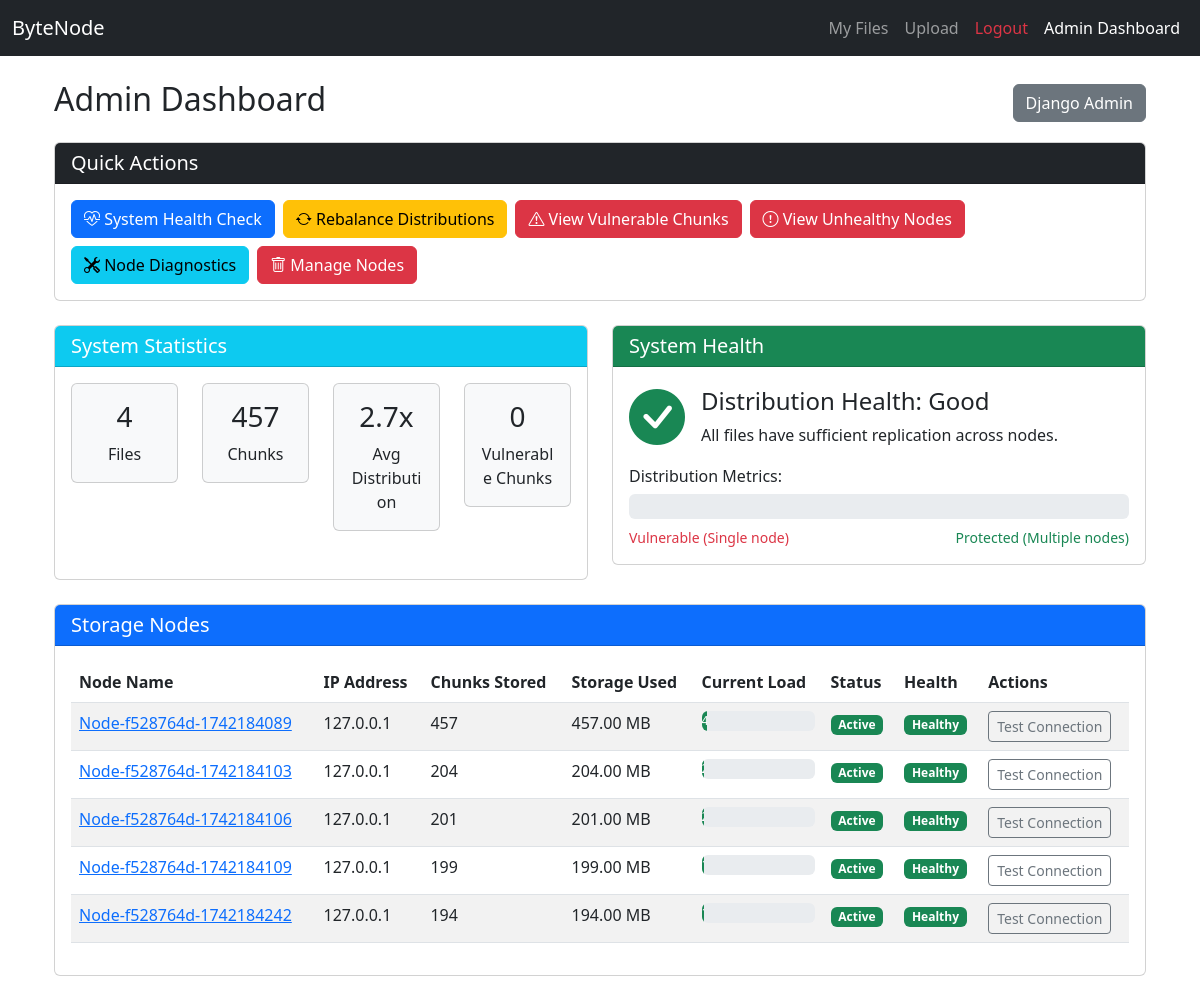
Before: /admin-dashboard/ (signed in) with the older database file.
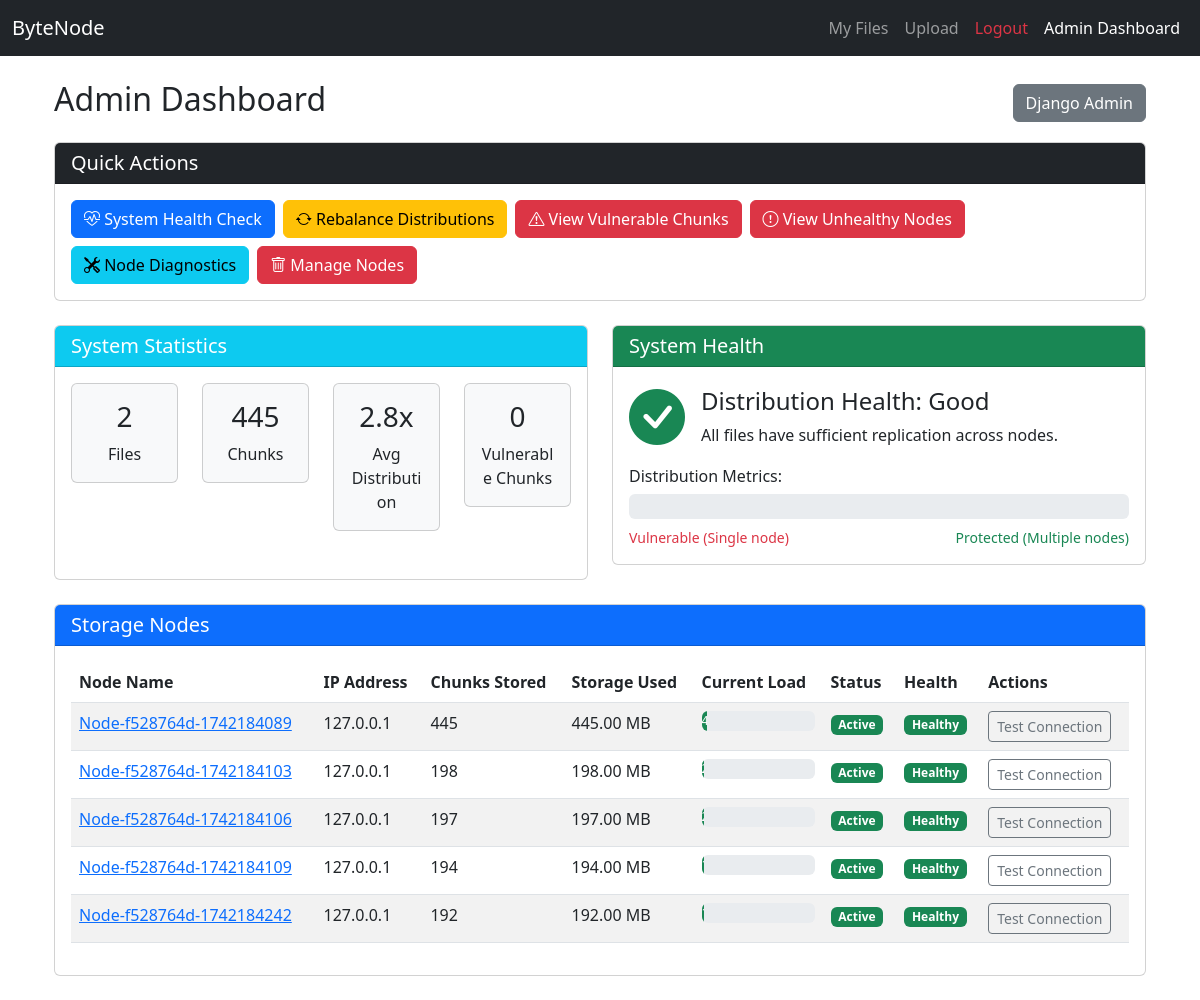
After: the same page with the newer database file.
### storage/models.py (models this page shows, shortened)
class Node(models.Model):
    name = models.CharField(max_length=100, unique=True)
    ipfs_id = models.CharField(max_length=100, unique=True)
    ip = models.CharField(max_length=100)
    port = models.IntegerField(default=5001)
    api_url = models.CharField(max_length=200, null=True, blank=True)
    is_active = models.BooleanField(default=True)
    load = models.FloatField(default=0.0)
    capacity_gb = models.FloatField(default=10.0)  # Default capacity in GB
    last_seen = models.DateTimeField(auto_now=True)
    consecutive_failures = models.IntegerField(default=0)
    objects = NodeManager()
    all_objects = models.Manager()
    def get_used_space_mb(self):
        chunk_count = self.chunk_distributions.count()
        return chunk_count * CHUNK_SIZE / (1024 * 1024)

### storage/views/admin_views.py (the view)
# urls.py: path("admin-dashboard/", admin_dashboard, name="admin_dashboard"),
@login_required
@user_passes_test(is_admin, login_url='/files/')
def admin_dashboard(request):
    if not is_admin(request.user):
        return redirect('file_list')
    nodes = Node.objects.all()
    node_stats = []
    for node in nodes:
        used_space_mb = node.get_used_space_mb()
        node_stats.append({
            'node': node,
            'chunk_count': node.chunk_distributions.count(),
            'space_used': used_space_mb,
            'capacity_gb': node.capacity_gb,
            'space_used_percent': min(100, (used_space_mb / (node.capacity_gb * 1024)) * 100)
        })
    total_files = File.objects.count()
    total_chunks = FileChunk.objects.count()
    total_distributions = ChunkDistribution.objects.count()
    avg_distribution = total_distributions / total_chunks if total_chunks else 0
    under_distributed = FileChunk.objects.annotate(
        dist_count=Count('distributions')
    ).filter(dist_count__lt=2).count()
    distribution_health = "Good"
    if total_chunks > 0 and under_distributed > 0:
        distribution_health = "Warning"
    return render(request, "storage/admin_dashboard.html", {
        "nodes": nodes,
        "node_stats": node_stats,
        "stats": {
            "total_files": total_files,
            "total_chunks": total_chunks,
            "total_distributions": total_distributions,
            "avg_distribution": round(avg_distribution, 1),
            "under_distributed": under_distributed,
            "distribution_health": distribution_health
        }
    })

### storage/models.py (called while the page is built)
    def get_queryset(self):
        return super().get_queryset().exclude(ip__in=BLACKLISTED_IPS)

### storage/views/base_views.py (called while the page is built)
def is_admin(user):
    return user.is_authenticated and (user.is_superuser or user.is_staff)

### storage/templates/storage/admin_dashboard.html (shortened to what the changed rows need)
{% extends 'storage/base.html' %}
{% block content %}
<div class="container-fluid mt-4">
    <div class="d-flex justify-content-between align-items-center mb-3">
        <h2>Admin Dashboard</h2>
    </div>
    <div class="row mb-4">
        <div class="col-md-6">
            <div class="card">
                <div class="card-body">
                    <div class="row">
                        <div class="col-md-3">
                            <div class="card bg-light mb-3 text-center">
                                <div class="card-body py-3">
                                    <h3>{{ stats.total_files }}</h3>
                                    <p class="mb-0">Files</p>
                                </div>
                            </div>
                        </div>
                        <div class="col-md-3">
                            <div class="card bg-light mb-3 text-center">
                                <div class="card-body py-3">
                                    <h3>{{ stats.total_chunks }}</h3>
                                    <p class="mb-0">Chunks</p>
                                </div>
                            </div>
                        </div>
                        <div class="col-md-3">
                            <div class="card bg-light mb-3 text-center">
                                <div class="card-body py-3">
                                    <h3>{{ stats.avg_distribution }}x</h3>
                                    <p class="mb-0">Avg Distribution</p>
                                </div>
                            </div>
                        </div>
                    </div>
                </div>
            </div>
        </div>
    </div>
    <div class="card mb-4">
        <div class="card-body">
            <div class="table-responsive">
                <table class="table table-striped table-hover">
                    <thead>
                        <tr>
                            <th>Node Name</th>
                            <th>IP Address</th>
                            <th>Chunks Stored</th>
                            <th>Storage Used</th>
                            <th>Current Load</th>
                            <th>Status</th>
                            <th>Health</th>
                            <th>Actions</th>
                        </tr>
                    </thead>
                    <tbody>
                        {% for stat in node_stats %}
                        <tr>
                            <td>
                                <a href="{% url 'admin:storage_node_change' stat.node.id %}" title="Edit in admin">
                                    {{ stat.node.name }}
                                </a>
                            </td>
                            <td>{{ stat.node.ip }}</td>
                            <td>{{ stat.chunk_count }}</td>
                            <td>{{ stat.space_used|floatformat:2 }} MB</td>
                            <td>
                                <div class="progress" style="height: 20px;">
                                    <div class="progress-bar
                                             {% if stat.node.load > 80 %}bg-danger
                                             {% elif stat.node.load > 50 %}bg-warning
                                             {% else %}bg-success{% endif %}"
                                         role="progressbar" style="width: {{ stat.node.load }}%">
                                    </div>
                                </div>
                            </td>
                            <td>
                                {% if stat.node.is_active %}
                                    <span class="badge bg-success">Active</span>
                                {% else %}
                                    <span class="badge bg-danger">Inactive</span>
                                {% endif %}
                            </td>
                            <td>
                                {% if stat.node.consecutive_failures > 3 %}
                                    <span class="badge bg-danger">{{ stat.node.consecutive_failures }} failures</span>
                                {% elif stat.node.consecutive_failures > 0 %}
                                    <span class="badge bg-warning">{{ stat.node.consecutive_failures }} failures</span>
                                {% else %}
                                    <span class="badge bg-success">Healthy</span>
                                {% endif %}
                            </td>
                            <td>
                                <form method="post" action="{% url 'test_node' stat.node.id %}" class="d-inline">
                                    <button type="submit" class="btn btn-sm btn-outline-secondary">
                                        Test Connection
                                    </button>
                                </form>
                            </td>
                        </tr>
                        {% endfor %}
                    </tbody>
                </table>
            </div>
        </div>
    </div>
</div>
<link rel="stylesheet" href="https://cdn.jsdelivr.net/npm/bootstrap-icons@1.11.0/font/bootstrap-icons.css">
{% endblock %}

Changed rows visible on the page:
changed Node "Node-f528764d-1742184089": chunk_count "457" → "445"; space_used "457.00" → "445.00"
changed Node "Node-f528764d-1742184103": chunk_count "204" → "198"; space_used "204.00" → "198.00"
computed for Node "Node-f528764d-1742184106": chunk_count "201" → "197"; space_used "201.00" → "197.00"
changed Node "Node-f528764d-1742184109": chunk_count "199" → "194"; space_used "199.00" → "194.00"
computed for Node "Node-f528764d-1742184242": chunk_count "194" → "192"; space_used "194.00" → "192.00"
Other visible differences:
{{ stats.total_files }}: "4" → "2"
{{ stats.total_chunks }}: "457" → "445"
{{ stats.avg_distribution }}: "2.7" → "2.8"
